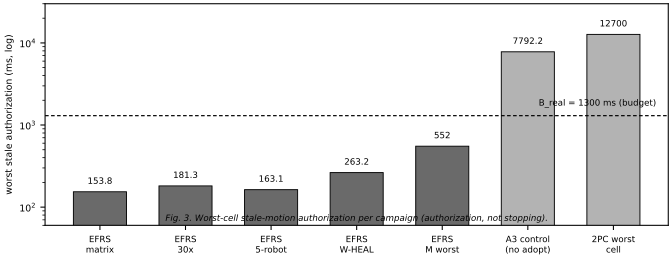

Write Python code to recreate this figure.
"""Fig3: worst-cell stale-motion authorization (log scale, real numbers).
EFRS campaign maxima vs B_real budget vs controls (all ms):
- EFRS det-matrix max 153.8 (T1 report §3-robot matrix)
- EFRS 30x max 181.3 (T1 report §30x)
- EFRS 5-robot max 163.1 (T1 report §5-robot, P41)
- EFRS W-HEAL max 263.2 (T13a final §8-11)
- EFRS M max cell 552 (T13a final §14 "cell maxima 0-552 ms")
- B_real 1300 (budget line, not a measurement)
- A3 renewal-bug control 7792.2 (T13a final §17, corrected run)
- plain-2PC worst cell 12700 (T1 report: 2PC up to 12.7 s)
"""
import matplotlib
matplotlib.use("PDF")
import matplotlib.pyplot as plt
import numpy as np

plt.rcParams.update({"font.size": 7, "font.family": "sans-serif"})
fig, ax = plt.subplots(figsize=(7.0, 2.7))

labels = ["EFRS\nmatrix", "EFRS\n30x", "EFRS\n5-robot", "EFRS\nW-HEAL",
          "EFRS\nM worst", "A3 control\n(no adopt)", "2PC worst\ncell"]
values = [153.8, 181.3, 163.1, 263.2, 552.0, 7792.2, 12700.0]
colors = ["#6a6a6a"] * 5 + ["#b3b3b3"] * 2

x = np.arange(len(labels))
bars = ax.bar(x, values, color=colors, edgecolor="black", lw=0.7, width=0.62)
ax.set_yscale("log")
ax.set_xticks(x)
ax.set_xticklabels(labels, fontsize=6.5)
ax.set_ylabel("worst stale authorization (ms, log)", fontsize=7)
ax.axhline(1300, color="black", lw=0.9, ls=(0, (3, 2)))
ax.text(len(labels) - 0.5, 1300 * 1.25, "B_real = 1300 ms (budget)",
        ha="right", va="bottom", fontsize=6.5)
for b, v in zip(bars, values):
    ax.text(b.get_x() + b.get_width() / 2, v * 1.18, f"{v:g}",
            ha="center", va="bottom", fontsize=6.5)
ax.set_ylim(60, 30000)
ax.text(0.5, 0.02,
        "Fig. 3. Worst-cell stale-motion authorization per campaign "
        "(authorization, not stopping).",
        ha="center", fontsize=6.5, style="italic",
        transform=ax.transAxes)
fig.tight_layout(pad=0.4)
fig.savefig("/Users/yulecai/Desktop/RuleSync-Fleet/efrs-paper/figures/fig3_stale_results.pdf")
fig.savefig("/Users/yulecai/Desktop/RuleSync-Fleet/efrs-paper/figures/fig3_stale_results.svg")
print("fig3 ok")
